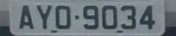
#> input picture LPR_Test_Functions/5.png, 176 x 36 px
$ python adaptative_threshold.py
#> lines starting #> are read from the running program, lines starting #| are printed output that depends on the picture; after the words box and inside, x2 and y2 are one past the last pixel; in counts of white or black regions, pixels touching at a corner belong together
import cv2 as cv
import os


def nothing(x):
    pass


'''
    block_size_control tem como objetivo controlar a variavel block_size dentro das funções de cv2.adaptiveThreshold(),
    modificando o tamanho de filtro, com o entuido de ter um melhor controle sobre o processamento da imagem.

    Utilize as teclas de setas da esquerda e direita para variar o valor.

    Ela recebe como parâmetro:

    $ keyboard: a varivel do teclado na qual é lida constantemente.
    $ block_size_var: a varivel que ira corresponder ao block size da função.
'''

def block_size_control(keyboard, block_size_var):
    if (keyboard == 83) and (block_size_var < 255):
        block_size_var += 2
    elif (keyboard == 81) and (block_size_var > 3):
        block_size_var -= 2

    print("blockSize value: {}".format(block_size_var))
    return block_size_var


'''
    c_control tem como objetivo controlar a variavel c dentro das funções de cv2.adaptiveThreshold(),
    modificando o tamanho de filtro, com o entuido de ter um melhor controle sobre o processamento da imagem.

    Utilize as teclas de setas direcionais para cima e para baixo para variar o valor.

    Ela recebe como parâmetro:

    $ keyboard: a varivel do teclado na qual é lida constantemente.
    $ c_var: a varivel que ira corresponder ao c da função.
'''


def c_control(keyboard, c_var):
    if (keyboard == 82) and (c_var < 255):
        c_var += 1
    elif (keyboard == 84) and (c_var > 1):
        c_var -= 1

    print("C value: {}".format(c_var))
    return c_var

'''
    detect_char é uma função para quando for apertado a tecla 'enter' começará a fazer uma leitura na imagem
    em busca de contornos com uma área de pixels entre as variaveis max_area e min_area, desenhando os contornos
    delas na imagem.

    Ela recebe como parametro:

    $ keyboard: a varivel do teclado na qual é lida constantemente.
    $ thresh: uma imagem que tenha sido binarizada por limiarização (threshold).
    $ image: a imagem original que esta sendo utilizada.
    $ channel_num: o número ou nome da tela de amostragem.
'''

def detect_char(keyboard, thresh, image, channel_num):
    if keyboard == 13:

        possible_char = image.copy()
        chars_on_image = image.copy()
        contours, _ = cv.findContours(thresh, cv.RETR_TREE, cv.CHAIN_APPROX_NONE)
        list_of_possible_char = []
        num_chars = 0
        max_area = thresh.size * .075
        min_area = thresh.size * .02

        for contour in contours:

            (x, y, w, h) = cv.boundingRect(contour)
            max_h_w_dif = w * 3.8

            if (cv.contourArea(contour) < max_area) and (cv.contourArea(contour) > min_area) and (h > w) and \
                    ((h/w) < max_h_w_dif):


                list_of_possible_char.append(contour)
                cv.rectangle(chars_on_image, (x, y), (x + w, y + h), (0, 255, 0), 1)
                num_chars += 1

        cv.imshow("Possible Chars on Image {}".format(channel_num), chars_on_image)
        print("{} - Number of possible char on image: {}".format(channel_num, num_chars))
        if num_chars == 7:
            list_of_possible_char, bounding_boxes = sorting_contours(list_of_possible_char)
            save_image_of_possible_char(possible_char, bounding_boxes, channel_num)

    return


'''
    Sorting Contours: como o próprio nome indica, ele organiza os contornos em uma array de forma que possa ser lidos
    da esquerda para direita.

    Ele recebe como parâmetro:

    $ list_of_possible_chars: uma lista com os contornos processados no detect_char.
'''

def sorting_contours(list_of_possible_chars):
    if list_of_possible_chars:
        bounding_boxes = [cv.boundingRect(c_) for c_ in list_of_possible_chars]
        (sorted_chars, bounding_boxes) = zip(*sorted(zip(list_of_possible_chars, bounding_boxes), key=lambda b: b[1][0],
                                                     reverse=False))

        return sorted_chars, bounding_boxes

    return

'''
    save_image_of_possible_char: a função lê a lista de possiveis caracteres e salva a imagem de cada um deles para visualizar
    os possiveis caracteres encontrados.

    Recebe como parâmetro:
    $ image: a imagem original da placa.
    $ bounding_boxes: a lista com os contornos dos possiveis caracteres.
    $ channel_num: referencia ao nome ou número da tela de amostragem.
'''

def save_image_of_possible_char(image, bounding_boxes, channel_num):
    num_chars = 0
    possible_char = image.copy()
    if bounding_boxes:
        for contour in bounding_boxes:
            num_chars += 1
            (x, y, w, h) = contour
            cv.imwrite("test_{}_possible_char_{}.png".format(channel_num, num_chars),
                       possible_char[y:(y + h), x:(x + w)])

    return


c = 1
block_size = 3

while True:

    frame = cv.imread('5.png')
#> frame is the input picture: shape (36, 176, 3); mean B, G, R 123.1, 118, 107.9

    gray = cv.cvtColor(frame, cv.COLOR_BGR2GRAY)
    th1 = cv.adaptiveThreshold(gray, 255, cv.ADAPTIVE_THRESH_MEAN_C, cv.THRESH_BINARY, block_size, c)
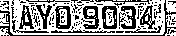
#> th1: shape (36, 176); 58% white; black in thin lines or dots
    th2 = cv.adaptiveThreshold(gray, 255, cv.ADAPTIVE_THRESH_GAUSSIAN_C, cv.THRESH_BINARY, block_size, c)
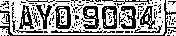
#> th2: shape (36, 176); 60.2% white; black in thin lines or dots

    cv.imshow('th1', th1)
    cv.imshow('th2', th2)

    k = cv.waitKey(0) & 0xFF
#> (key Esc is pressed here)

    os.system('cls' if os.name == 'nt' else 'clear')


    block_size = block_size_control(k, block_size)
    c = c_control(k, c)

    detect_char(k, th1, frame, 1)
    detect_char(k, th2, frame, 2)
    (height, width) = gray.shape
#> height = 36; width = 176

    print("Image Size: {}\nImage Height: {}\nImage Width: {}".format(gray.size, height, width))
#| Image Size: 6336
#| Image Height: 36
#| Image Width: 176
    print("\n\n Keyboard value: {}".format(k))

    if k == 27:
        break

cv.destroyAllWindows()

$ run again, with LPR_Test_Functions/1.png copied over LPR_Test_Functions/5.png
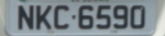
#> input picture LPR_Test_Functions/1.png, 165 x 36 px
#> frame is the input picture: shape (36, 165, 3); mean B, G, R 138.9, 134, 124.9
#> `th1 = cv.adaptiveThreshold(gray, 255, cv.ADAPTIVE_THRESH_MEAN_C, cv.TH..`:
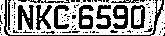
#> th1: shape (36, 165); 61% white; 105 black regions (94 under 20 px), largest, box (x1, y1, x2, y2) and area: (4, 0, 164, 36) 343, (18, 5, 34, 30) 245, (113, 5, 128, 29) 229
#> `th2 = cv.adaptiveThreshold(gray, 255, cv.ADAPTIVE_THRESH_GAUSSIAN_C, c..`:
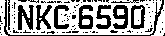
#> th2: shape (36, 165); 62.6% white; 104 black regions (94 under 20 px), largest, box (x1, y1, x2, y2) and area: (4, 0, 164, 36) 326, (18, 5, 34, 30) 243, (113, 5, 128, 29) 229
#| Image Size: 5940
#| Image Height: 36
#| Image Width: 165

$ run again, with LPR_Test_Functions/2.png copied over LPR_Test_Functions/5.png
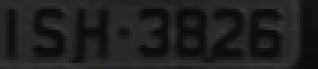
#> input picture LPR_Test_Functions/2.png, 106 x 23 px (shown 3 times larger)
#> frame is the input picture: shape (23, 106, 3); mean B, G, R 31.3, 32.6, 30.4
#> `th1 = cv.adaptiveThreshold(gray, 255, cv.ADAPTIVE_THRESH_MEAN_C, cv.TH..`:
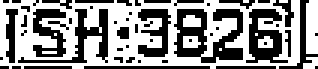
#> th1: shape (23, 106) (shown 3 times larger); 56.5% white; black in thin lines or dots
#> `th2 = cv.adaptiveThreshold(gray, 255, cv.ADAPTIVE_THRESH_GAUSSIAN_C, c..`:
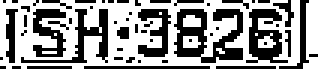
#> th2: shape (23, 106) (shown 3 times larger); 58.4% white; black in thin lines or dots
#| Image Size: 2438
#| Image Height: 23
#| Image Width: 106

$ run again, with LPR_Test_Functions/3.png copied over LPR_Test_Functions/5.png
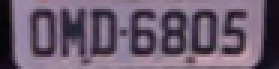
#> input picture LPR_Test_Functions/3.png, 93 x 23 px (shown 3 times larger)
#> frame is the input picture: shape (23, 93, 3); mean B, G, R 111.6, 93.3, 108.5
#> `th1 = cv.adaptiveThreshold(gray, 255, cv.ADAPTIVE_THRESH_MEAN_C, cv.TH..`:
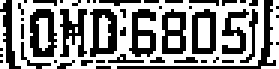
#> th1: shape (23, 93) (shown 3 times larger); 57% white; black in thin lines or dots
#> `th2 = cv.adaptiveThreshold(gray, 255, cv.ADAPTIVE_THRESH_GAUSSIAN_C, c..`:
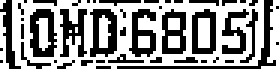
#> th2: shape (23, 93) (shown 3 times larger); 57.7% white; black in thin lines or dots
#| Image Size: 2139
#| Image Height: 23
#| Image Width: 93
